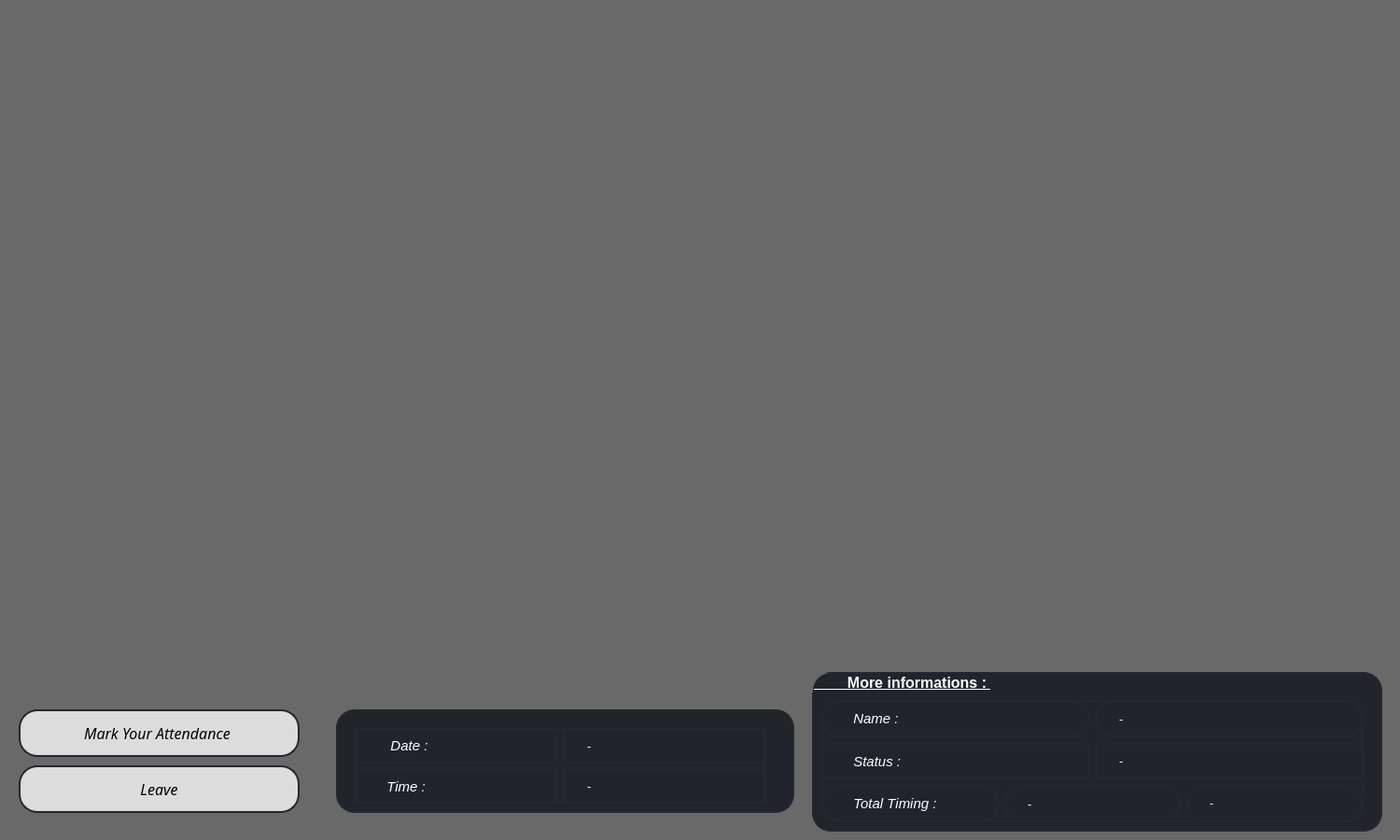
<?xml version="1.0" encoding="UTF-8"?>
<ui version="4.0">
 <class>OutputDialog</class>
 <widget class="QDialog" name="OutputDialog">
  <property name="geometry">
   <rect>
    <x>0</x>
    <y>0</y>
    <width>1500</width>
    <height>900</height>
   </rect>
  </property>
  <property name="minimumSize">
   <size>
    <width>0</width>
    <height>0</height>
   </size>
  </property>
  <property name="maximumSize">
   <size>
    <width>2000</width>
    <height>1500</height>
   </size>
  </property>
  <property name="font">
   <font>
    <family>Calibri</family>
    <weight>75</weight>
    <bold>true</bold>
   </font>
  </property>
  <property name="windowTitle">
   <string>Facial recognition</string>
  </property>
  <property name="windowIcon">
   <iconset>
    <normaloff>:/icon/icon.png</normaloff>:/icon/icon.png</iconset>
  </property>
  <property name="autoFillBackground">
   <bool>false</bool>
  </property>
  <property name="styleSheet">
   <string notr="true">background-color: rgb(105, 105, 105);
color: rgb(255, 255, 255)</string>
  </property>
  <widget class="QLabel" name="imgLabel">
   <property name="geometry">
    <rect>
     <x>0</x>
     <y>0</y>
     <width>1501</width>
     <height>700</height>
    </rect>
   </property>
   <property name="maximumSize">
    <size>
     <width>1920</width>
     <height>1080</height>
    </size>
   </property>
   <property name="font">
    <font>
     <pointsize>11</pointsize>
    </font>
   </property>
   <property name="frameShadow">
    <enum>QFrame::Plain</enum>
   </property>
   <property name="text">
    <string/>
   </property>
  </widget>
  <widget class="QGroupBox" name="groupBox">
   <property name="geometry">
    <rect>
     <x>870</x>
     <y>720</y>
     <width>611</width>
     <height>171</height>
    </rect>
   </property>
   <property name="font">
    <font>
     <pointsize>12</pointsize>
     <weight>75</weight>
     <italic>false</italic>
     <bold>true</bold>
     <underline>true</underline>
     <strikeout>false</strikeout>
     <kerning>true</kerning>
    </font>
   </property>
   <property name="styleSheet">
    <string notr="true">border: 2px solid rgb(37, 39, 48);
border-radius: 20px;
color: #FFF;
padding-left: 20px;
padding-right: 20px;
background-color: rgb(34, 36, 44);</string>
   </property>
   <property name="title">
    <string>        More informations : </string>
   </property>
   <widget class="QWidget" name="gridLayoutWidget_2">
    <property name="geometry">
     <rect>
      <x>10</x>
      <y>30</y>
      <width>581</width>
      <height>131</height>
     </rect>
    </property>
    <property name="font">
     <font>
      <pointsize>11</pointsize>
      <italic>true</italic>
     </font>
    </property>
    <layout class="QGridLayout" name="gridLayout_2">
     <item row="0" column="0">
      <layout class="QHBoxLayout" name="horizontalLayout_4">
       <item>
        <widget class="QLabel" name="label_2">
         <property name="font">
          <font>
           <pointsize>11</pointsize>
           <italic>true</italic>
          </font>
         </property>
         <property name="text">
          <string>  Name :</string>
         </property>
        </widget>
       </item>
       <item>
        <widget class="QLabel" name="NameLabel">
         <property name="font">
          <font>
           <pointsize>10</pointsize>
           <italic>false</italic>
          </font>
         </property>
         <property name="text">
          <string>-</string>
         </property>
        </widget>
       </item>
      </layout>
     </item>
     <item row="1" column="0">
      <layout class="QHBoxLayout" name="horizontalLayout_5">
       <item>
        <widget class="QLabel" name="label_5">
         <property name="font">
          <font>
           <pointsize>11</pointsize>
           <italic>true</italic>
          </font>
         </property>
         <property name="text">
          <string>  Status :</string>
         </property>
        </widget>
       </item>
       <item>
        <widget class="QLabel" name="StatusLabel">
         <property name="font">
          <font>
           <pointsize>10</pointsize>
           <italic>false</italic>
          </font>
         </property>
         <property name="text">
          <string>-</string>
         </property>
        </widget>
       </item>
      </layout>
     </item>
     <item row="2" column="0">
      <layout class="QHBoxLayout" name="horizontalLayout_6">
       <item>
        <widget class="QLabel" name="label_6">
         <property name="font">
          <font>
           <pointsize>11</pointsize>
           <italic>true</italic>
          </font>
         </property>
         <property name="text">
          <string>  Total Timing :</string>
         </property>
        </widget>
       </item>
       <item>
        <widget class="QLabel" name="HoursLabel">
         <property name="font">
          <font>
           <pointsize>10</pointsize>
           <italic>false</italic>
          </font>
         </property>
         <property name="text">
          <string>-</string>
         </property>
        </widget>
       </item>
       <item>
        <widget class="QLabel" name="MinLabel">
         <property name="text">
          <string>-</string>
         </property>
        </widget>
       </item>
      </layout>
     </item>
    </layout>
   </widget>
  </widget>
  <widget class="QPushButton" name="ClockInButton">
   <property name="geometry">
    <rect>
     <x>20</x>
     <y>760</y>
     <width>301</width>
     <height>51</height>
    </rect>
   </property>
   <property name="font">
    <font>
     <family>Britannic Bold</family>
     <pointsize>12</pointsize>
     <weight>50</weight>
     <italic>true</italic>
     <bold>false</bold>
    </font>
   </property>
   <property name="styleSheet">
    <string notr="true">border: 2px solid rgb(37, 39, 48);
border-radius: 20px;
color: #000;
padding-left: 20px;
padding-right: 20px;
background-color: rgb(220, 220, 220);</string>
   </property>
   <property name="text">
    <string>Mark Your Attendance </string>
   </property>
   <property name="checkable">
    <bool>true</bool>
   </property>
  </widget>
  <widget class="QPushButton" name="ClockOutButton">
   <property name="geometry">
    <rect>
     <x>20</x>
     <y>820</y>
     <width>301</width>
     <height>51</height>
    </rect>
   </property>
   <property name="font">
    <font>
     <family>Britannic Bold</family>
     <pointsize>12</pointsize>
     <weight>50</weight>
     <italic>true</italic>
     <bold>false</bold>
    </font>
   </property>
   <property name="styleSheet">
    <string notr="true">border: 2px solid rgb(37, 39, 48);
border-radius: 20px;
color: #000;
padding-left: 20px;
padding-right: 20px;
background-color: rgb(220, 220, 220);;</string>
   </property>
   <property name="text">
    <string>Leave</string>
   </property>
   <property name="checkable">
    <bool>true</bool>
   </property>
  </widget>
  <widget class="QGroupBox" name="groupBox_2">
   <property name="geometry">
    <rect>
     <x>360</x>
     <y>760</y>
     <width>491</width>
     <height>111</height>
    </rect>
   </property>
   <property name="styleSheet">
    <string notr="true">border: 2px solid rgb(37, 39, 48);
border-radius: 20px;
color: #FFF;
padding-left: 20px;
padding-right: 20px;
background-color: rgb(34, 36, 44);</string>
   </property>
   <property name="title">
    <string/>
   </property>
   <widget class="QWidget" name="gridLayoutWidget">
    <property name="geometry">
     <rect>
      <x>20</x>
      <y>20</y>
      <width>441</width>
      <height>81</height>
     </rect>
    </property>
    <property name="font">
     <font>
      <pointsize>11</pointsize>
      <italic>true</italic>
     </font>
    </property>
    <layout class="QGridLayout" name="gridLayout">
     <item row="0" column="0">
      <layout class="QHBoxLayout" name="horizontalLayout_2">
       <item>
        <widget class="QLabel" name="label">
         <property name="font">
          <font>
           <pointsize>11</pointsize>
           <italic>true</italic>
          </font>
         </property>
         <property name="styleSheet">
          <string notr="true"/>
         </property>
         <property name="text">
          <string>   Date :</string>
         </property>
        </widget>
       </item>
       <item>
        <widget class="QLabel" name="Date_Label">
         <property name="font">
          <font>
           <pointsize>10</pointsize>
           <italic>false</italic>
          </font>
         </property>
         <property name="text">
          <string>-</string>
         </property>
        </widget>
       </item>
      </layout>
     </item>
     <item row="1" column="0">
      <layout class="QHBoxLayout" name="horizontalLayout_3">
       <item>
        <widget class="QLabel" name="label_4">
         <property name="font">
          <font>
           <pointsize>11</pointsize>
           <italic>true</italic>
          </font>
         </property>
         <property name="text">
          <string>  Time :</string>
         </property>
        </widget>
       </item>
       <item>
        <widget class="QLabel" name="Time_Label">
         <property name="font">
          <font>
           <pointsize>10</pointsize>
           <italic>false</italic>
          </font>
         </property>
         <property name="text">
          <string>-</string>
         </property>
        </widget>
       </item>
      </layout>
     </item>
    </layout>
   </widget>
  </widget>
 </widget>
 <resources>
  <include location="resource.qrc"/>
 </resources>
 <connections/>
</ui>
